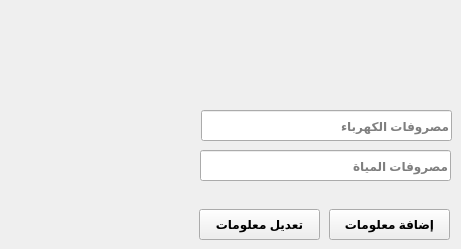
      <widget class="QWidget" name="tab_16">
       <attribute name="title">
        <string>الكهرباء</string>
       </attribute>
       <widget class="QLineEdit" name="lineEdit_76">
        <property name="geometry">
         <rect>
          <x>201</x>
          <y>110</y>
          <width>251</width>
          <height>31</height>
         </rect>
        </property>
        <property name="font">
         <font>
          <weight>75</weight>
          <bold>true</bold>
         </font>
        </property>
        <property name="layoutDirection">
         <enum>Qt::RightToLeft</enum>
        </property>
        <property name="placeholderText">
         <string>مصروفات الكهرباء</string>
        </property>
       </widget>
       <widget class="QPushButton" name="pushButton_30">
        <property name="geometry">
         <rect>
          <x>199</x>
          <y>209</y>
          <width>121</width>
          <height>31</height>
         </rect>
        </property>
        <property name="font">
         <font>
          <weight>75</weight>
          <bold>true</bold>
         </font>
        </property>
        <property name="text">
         <string>تعديل معلومات</string>
        </property>
       </widget>
       <widget class="QPushButton" name="pushButton_31">
        <property name="geometry">
         <rect>
          <x>329</x>
          <y>209</y>
          <width>121</width>
          <height>31</height>
         </rect>
        </property>
        <property name="font">
         <font>
          <weight>75</weight>
          <bold>true</bold>
         </font>
        </property>
        <property name="text">
         <string>إضافة معلومات</string>
        </property>
       </widget>
       <widget class="QLineEdit" name="lineEdit_77">
        <property name="geometry">
         <rect>
          <x>200</x>
          <y>150</y>
          <width>251</width>
          <height>31</height>
         </rect>
        </property>
        <property name="font">
         <font>
          <weight>75</weight>
          <bold>true</bold>
         </font>
        </property>
        <property name="placeholderText">
         <string>مصروفات المياة</string>
        </property>
       </widget>
      </widget>
